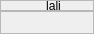
<?xml version="1.0" encoding="UTF-8"?>
<ui version="4.0">
 <class>ToolBar</class>
 <widget class="QWidget" name="ToolBar">
  <property name="geometry">
   <rect>
    <x>0</x>
    <y>0</y>
    <width>94</width>
    <height>34</height>
   </rect>
  </property>
  <property name="windowTitle">
   <string/>
  </property>
  <layout class="QGridLayout" name="gridLayout">
   <property name="margin">
    <number>0</number>
   </property>
   <property name="spacing">
    <number>0</number>
   </property>
   <item row="1" column="0">
    <widget class="QFrame" name="Content">
     <property name="sizePolicy">
      <sizepolicy hsizetype="Preferred" vsizetype="Preferred">
       <horstretch>0</horstretch>
       <verstretch>0</verstretch>
      </sizepolicy>
     </property>
     <property name="minimumSize">
      <size>
       <width>0</width>
       <height>0</height>
      </size>
     </property>
     <property name="frameShape">
      <enum>QFrame::StyledPanel</enum>
     </property>
     <property name="frameShadow">
      <enum>QFrame::Raised</enum>
     </property>
     <layout class="QVBoxLayout" name="mainLayout">
      <property name="spacing">
       <number>0</number>
      </property>
      <property name="margin">
       <number>0</number>
      </property>
     </layout>
    </widget>
   </item>
   <item row="0" column="0">
    <widget class="QFrame" name="Frame">
     <property name="minimumSize">
      <size>
       <width>0</width>
       <height>0</height>
      </size>
     </property>
     <property name="maximumSize">
      <size>
       <width>16777215</width>
       <height>11</height>
      </size>
     </property>
     <property name="frameShape">
      <enum>QFrame::StyledPanel</enum>
     </property>
     <property name="frameShadow">
      <enum>QFrame::Raised</enum>
     </property>
     <layout class="QHBoxLayout" name="horizontalLayout_2">
      <property name="spacing">
       <number>0</number>
      </property>
      <property name="margin">
       <number>0</number>
      </property>
      <item>
       <layout class="QHBoxLayout" name="horizontalLayout">
        <property name="spacing">
         <number>0</number>
        </property>
        <item>
         <spacer name="horizontalSpacer">
          <property name="orientation">
           <enum>Qt::Horizontal</enum>
          </property>
          <property name="sizeHint" stdset="0">
           <size>
            <width>40</width>
            <height>20</height>
           </size>
          </property>
         </spacer>
        </item>
        <item>
         <widget class="QPushButton" name="switchBtn">
          <property name="styleSheet">
           <string notr="true">border:none</string>
          </property>
          <property name="text">
           <string>lali</string>
          </property>
         </widget>
        </item>
        <item>
         <widget class="QPushButton" name="PB_Close">
          <property name="sizePolicy">
           <sizepolicy hsizetype="Minimum" vsizetype="Fixed">
            <horstretch>0</horstretch>
            <verstretch>0</verstretch>
           </sizepolicy>
          </property>
          <property name="minimumSize">
           <size>
            <width>0</width>
            <height>0</height>
           </size>
          </property>
          <property name="maximumSize">
           <size>
            <width>16777215</width>
            <height>16777215</height>
           </size>
          </property>
          <property name="styleSheet">
           <string notr="true">border:none</string>
          </property>
          <property name="text">
           <string/>
          </property>
          <property name="iconSize">
           <size>
            <width>10</width>
            <height>10</height>
           </size>
          </property>
          <property name="shortcut">
           <string notr="true"/>
          </property>
         </widget>
        </item>
       </layout>
      </item>
     </layout>
    </widget>
   </item>
  </layout>
 </widget>
 <layoutdefault spacing="6" margin="11"/>
 <resources>
  <include location="_resources/SwGuiRsc.qrc"/>
 </resources>
 <connections/>
</ui>
